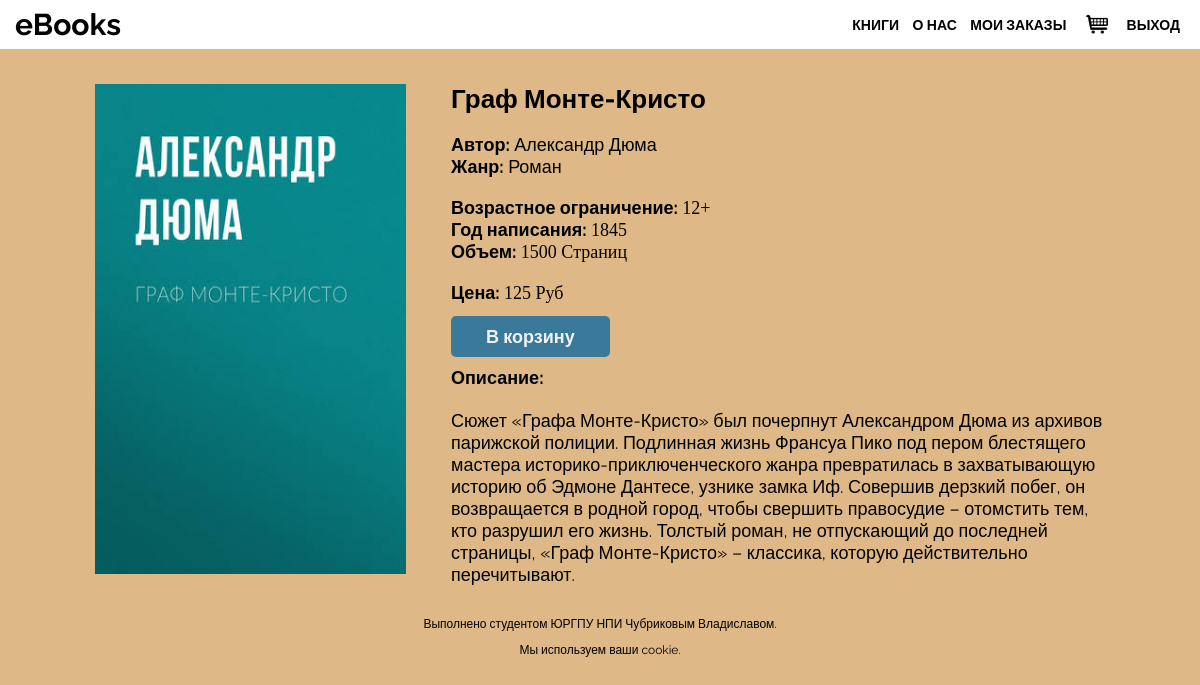
/OnlineBookStore/descripBook.php?id_book=4 (signed in), run on the app's committed database.
### tables this page shows
CREATE TABLE `books` (
  `id` int(11) NOT NULL,
  `name` varchar(55) NOT NULL,
  `category` varchar(55) NOT NULL,
  `author` varchar(55) NOT NULL,
  `year` smallint(6) NOT NULL,
  `volume` int(50) NOT NULL,
  `vozrast` int(5) NOT NULL,
  `description` text NOT NULL,
  `price` decimal(35,0) NOT NULL,
  `image` varchar(55) NOT NULL,
  `href` varchar(55) NOT NULL
);

### OnlineBookStore/descripBook.php (the view, shortened to what this page needs)
<!DOCTYPE html>
<html lang="en" dir="ltr">
<head>
    <link rel="stylesheet" href="https://maxcdn.bootstrapcdn.com/font-awesome/4.7.0/css/font-awesome.min.css">
    <link rel="stylesheet" href="css/style.css">
    <link rel="stylesheet" href="css/DescripBook.css">
</head>
<body>
    <?php include ('headers/headermain.php');?>
    <div class="container1">
        <?php
        $host = 'localhost';
        $user = 'mysql';
        $password = 'mysql';
        $database = "internetmagazin";
        $link = mysqli_connect($host, $user, $password, $database) or die ("Невозможно подключение к MySQL");
        $IDBook = $_GET['id_book'];
        if ($_GET['id_book'] != 0)
        {
            $query = "SELECT * FROM books WHERE id = '$IDBook'";
            $result = mysqli_query($link, $query);
            if (mysqli_num_rows($result) > 0)
            {
                while ($row = mysqli_fetch_assoc($result))
                {
                    echo "<div class='borderBook'>";
                    echo "<br><div class='descimg'><img class='images' src='".$row['image']."'></div>";
                    echo "<div class='info_descrip'>";
                    echo "<div class='descnm'>"; echo $row['name']."</div><br>";
                    echo "<div class='authorbook'>Автор: "; echo "<a class='descrat'>".$row['author']."</a></div>";
                    echo "<div class='authorbook'>Жанр: "; echo "<a class='descrat'>".$row['category']."</a></div><br>";
                    echo "<div class='authorbook'>Возрастное ограничение: "; echo "<a class='pricebook'>".$row['vozrast']."+</a></div>";
                    echo "<div class='authorbook'>Год написания: "; echo "<a class='pricebook'>".$row['year']."</a></div>";
                    echo "<div class='authorbook'>Объем: "; echo "<a class='pricebook'>".$row['volume']." Страниц</a></div><br>";
                    echo "<div class='authorbook'>Цена: "; echo "<a class='pricebook'>".$row['price']." Pуб ";
                    if ($_COOKIE['cookie_log']): echo "<br><br><a
                    class='link' href='cart.php?course_id=".$row['id']."'>В
                    корзину</a>";
                    endif; echo "</div>";
                    echo "<br><div class='authorbook'>Описание: ";
                    echo "<br><br><a class='descrat'>".$row['description']."</a></div><br>";
                    echo "</div></div></div>";
                }
            }
        }
        ?>
    <?php require ("footer.php")?>
</body>
</html>

### OnlineBookStore/css/style.css (style rules this page uses)
body { margin: 0; font-family: 'Raleway', sans-serif; }
* { box-sizing: border-box; }
.pricebook { font-family: serif; font-size: 18px; font-weight: normal; }

### OnlineBookStore/css/DescripBook.css (style rules this page uses)
body { background: #DEB887; }
.container1 { padding-top: 35px; padding-left: 95px; padding-right: 95px; }
.borderBook { display: flex; width: auto; height: auto; }
.info_descrip { padding-left: 45px; }
.pricebook { font-weight: lighter; font-size: 18px; }
.descnm { font-size: 26px; font-weight: bolder; }
.authorbook { font-size: 18px; font-weight: bolder; }
.descrat { font-size: 18px; font-weight: 400; }
.images { height: 490px; width: 311px; }
.link { height: 42px; text-decoration: none; border: none; background: #3a7999; color: #f2f2f2; padding: 5px; font-size: 18px; border-radius: 5px; position: relative; box-sizing: border-box; transition: all 500ms ease; padding: 10px 35px; overflow:hidden; }
.link:before { font-family: FontAwesome; content:"\f07a"; position: absolute; color: #DEB887; top: 11px; left: -30px; transition: all 200ms ease; }

### data on the page
books: image (picture), name "Граф Монте-Кристо", author "Александр Дюма", category "Роман", vozrast "12", year "1845", volume "1500", price "125", description "Сюжет «Графа Монте-Кристо» был почерпнут Александром Дюма из архивов парижской полиции. Подлинная жизнь Франсуа Пико под пером блестящего мастера историко-приключенческого жанра превратилась в захватывающую историю об Эдмоне Дантесе, узнике замка Иф. Совершив дерзкий побег, он возвращается в родной город, чтобы свершить правосудие – отомстить тем, кто разрушил его жизнь. Толстый роман, не отпускающий до последней страницы, «Граф Монте-Кристо» – классика, которую действительно перечитывают."
